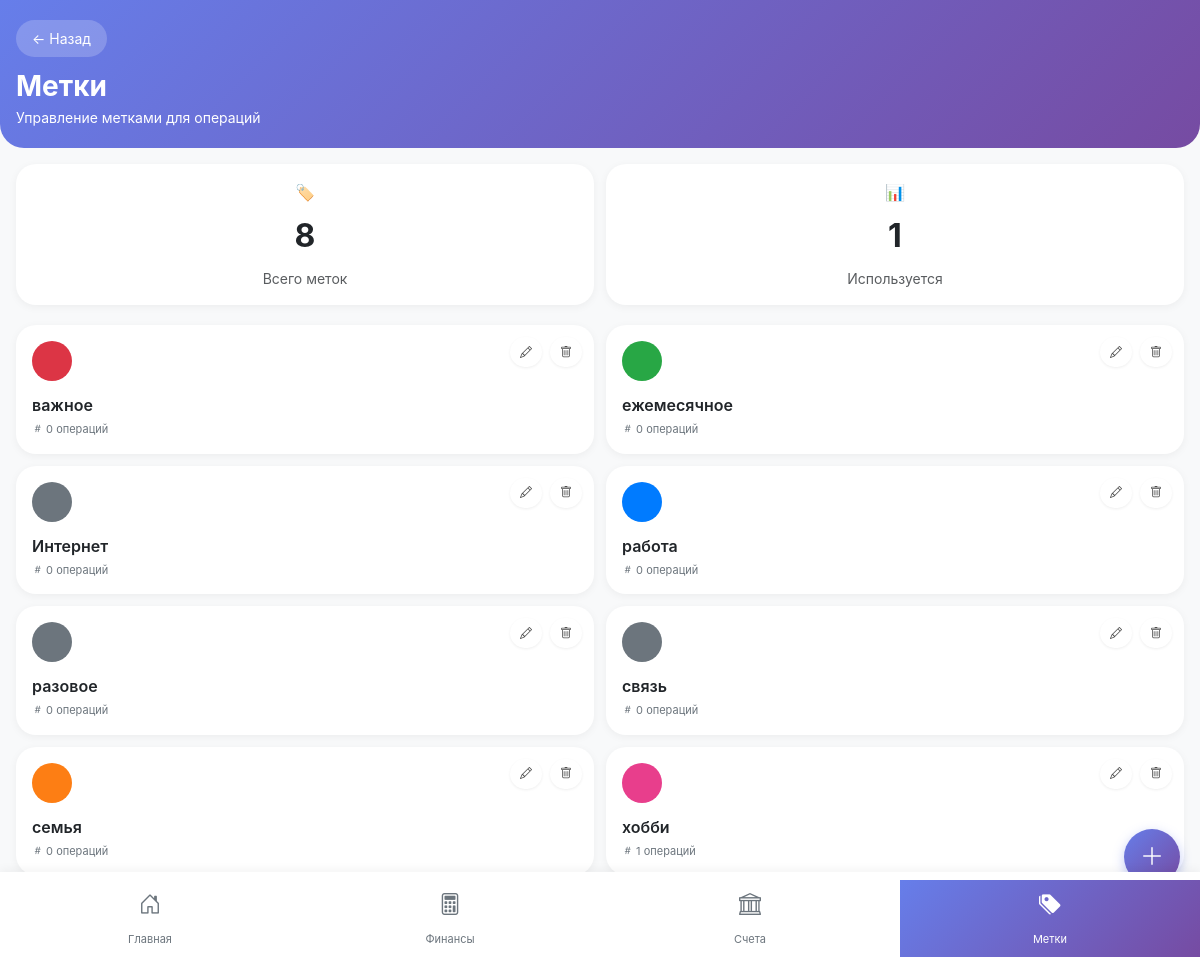
The app's page /modules/tags.php (signed in), older data.
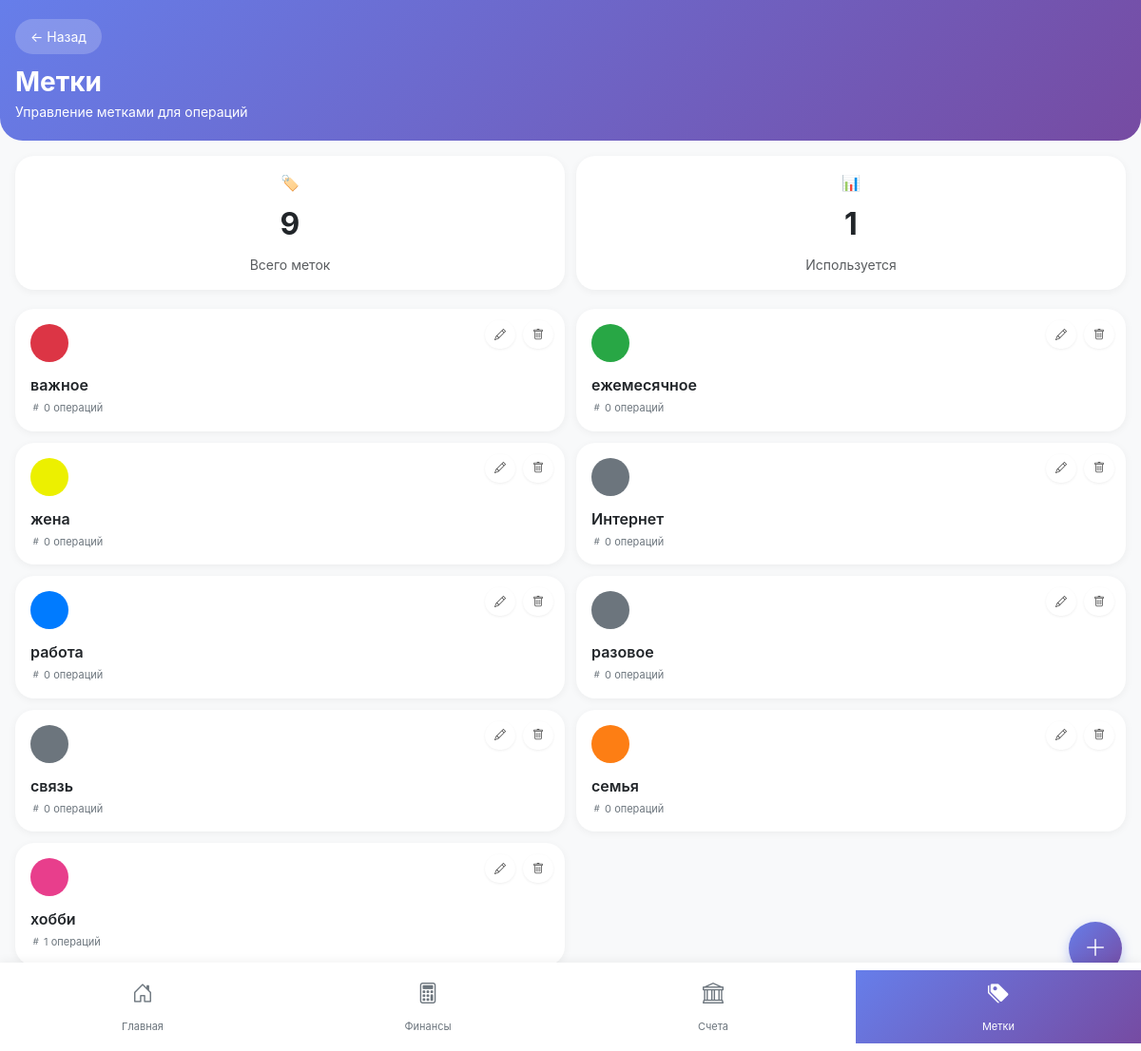
The same page, newer data.
### tables this page shows
CREATE TABLE `tags` (
  `id` int(11) NOT NULL,
  `user_id` int(11) NOT NULL,
  `name` varchar(50) NOT NULL,
  `color` varchar(7) DEFAULT '#6c757d',
  `created_at` timestamp NOT NULL DEFAULT current_timestamp(),
  `updated_at` timestamp NOT NULL DEFAULT current_timestamp() ON UPDATE current_timestamp()
);

### modules/tags.php (the view, shortened to what this page needs)
<?php
require_once '../config/database.php';
$user_id = $_SESSION['user_id'];
$stmt = $pdo->prepare("SELECT * FROM tags WHERE user_id = ? ORDER BY name ASC");
$stmt->execute([$user_id]);
$tags = $stmt->fetchAll();
$tag_usage = [];
$stmt = $pdo->prepare("SELECT tags_text FROM transactions WHERE user_id = ?");
$stmt->execute([$user_id]);
$transactions = $stmt->fetchAll();
foreach ($transactions as $t) {
    if (!empty($t['tags_text'])) {
        $tags_list = explode(';', $t['tags_text']);
        foreach ($tags_list as $tag_name) {
            $tag_name = trim($tag_name);
            if (!empty($tag_name)) {
                $tag_usage[$tag_name] = ($tag_usage[$tag_name] ?? 0) + 1;
            }
        }
    }
}
?>
<!DOCTYPE html>
<html lang="ru">
<head>
    <link href="https://cdn.jsdelivr.net/npm/bootstrap@5.3.0/dist/css/bootstrap.min.css" rel="stylesheet">
    <link rel="stylesheet" href="https://cdn.jsdelivr.net/npm/bootstrap-icons@1.11.1/font/bootstrap-icons.css">
</head>
<body>
    <div class="mobile-header">
        <div class="d-flex justify-content-between align-items-center">
            <a href="../dashboard.php" class="back-button">← Назад</a>
        </div>
        <div class="page-title fs-3 fw-bold mt-2">Метки</div>
        <div class="small">Управление метками для операций</div>
    </div>
    <div class="stats-grid">
        <div class="stat-card">
            <div>🏷️</div>
            <div class="stat-value"><?php echo count($tags); ?></div>
            <div class="small text-muted">Всего меток</div>
        </div>
        <div class="stat-card">
            <div>📊</div>
            <div class="stat-value"><?php echo count($tag_usage); ?></div>
            <div class="small text-muted">Используется</div>
        </div>
    </div>
    <div class="tags-grid">
        <?php if (count($tags) > 0): ?>
            <?php foreach ($tags as $tag): ?>
                <div class="tag-card" data-id="<?php echo $tag['id']; ?>" data-name="<?php echo htmlspecialchars($tag['name']); ?>" data-color="<?php echo $tag['color']; ?>">
                    <div class="tag-color" style="background-color: <?php echo $tag['color']; ?>;"></div>
                    <div class="tag-name"><?php echo htmlspecialchars($tag['name']); ?></div>
                    <div class="tag-usage">
                        <i class="bi bi-hash"></i> <?php echo $tag_usage[$tag['name']] ?? 0; ?> операций
                    </div>
                    <div class="tag-actions">
                        <button class="edit-tag" data-id="<?php echo $tag['id']; ?>" data-name="<?php echo htmlspecialchars($tag['name']); ?>" data-color="<?php echo $tag['color']; ?>">
                            <i class="bi bi-pencil"></i>
                        </button>
                        <button class="delete-tag" data-id="<?php echo $tag['id']; ?>" data-name="<?php echo htmlspecialchars($tag['name']); ?>">
                            <i class="bi bi-trash"></i>
                        </button>
                    </div>
                </div>
            <?php endforeach; ?>
        <?php endif; ?>
    </div>
    <div class="fab" id="addTagBtn"><i class="bi bi-plus-lg"></i></div>
    <div class="mobile-nav">
        <div class="row g-0">
            <div class="col-3"><a href="../dashboard.php" class="nav-item"><i class="bi bi-house-door"></i><span>Главная</span></a></div>
            <div class="col-3"><a href="finances.php" class="nav-item"><i class="bi bi-calculator"></i><span>Финансы</span></a></div>
            <div class="col-3"><a href="accounts.php" class="nav-item"><i class="bi bi-bank"></i><span>Счета</span></a></div>
            <div class="col-3"><a href="tags.php" class="nav-item active"><i class="bi bi-tags-fill"></i><span>Метки</span></a></div>
        </div>
    </div>
</body>
</html>

### modules/tags.php (style rules this page uses)
* { -webkit-tap-highlight-color: transparent; }
body { background: #f8f9fa; font-family: -apple-system, BlinkMacSystemFont, "Segoe UI", Roboto, sans-serif; padding-bottom: 70px; }
.mobile-header { background: linear-gradient(135deg, #667eea 0%, #764ba2 100%); color: white; padding: 20px 16px; border-radius: 0 0 24px 24px; margin-bottom: 16px; }
.back-button { background: rgba(255,255,255,0.2); border-radius: 30px; padding: 8px 16px; color: white; text-decoration: none; font-size: 14px; display: inline-block; }
.stats-grid { display: grid; grid-template-columns: repeat(2, 1fr); gap: 12px; padding: 0 16px; margin-bottom: 20px; }
.stat-card { background: white; border-radius: 20px; padding: 16px; text-align: center; box-shadow: 0 2px 8px rgba(0,0,0,0.05); }
.stat-value { font-size: 32px; font-weight: bold; margin: 8px 0; }
.tags-grid { display: grid; grid-template-columns: repeat(2, 1fr); gap: 12px; padding: 0 16px; margin-bottom: 20px; }
.tag-card { background: white; border-radius: 20px; padding: 16px; box-shadow: 0 2px 8px rgba(0,0,0,0.05); cursor: pointer; transition: all 0.2s; position: relative; overflow: hidden; }
.tag-color { width: 40px; height: 40px; border-radius: 20px; margin-bottom: 12px; }
.tag-name { font-size: 16px; font-weight: 600; margin-bottom: 4px; word-break: break-word; }
.tag-usage { font-size: 11px; color: #6c757d; }
.tag-actions { position: absolute; top: 12px; right: 12px; display: flex; gap: 8px; opacity: 0.7; }
.tag-actions button { background: white; border: none; border-radius: 20px; padding: 6px 10px; font-size: 12px; box-shadow: 0 1px 3px rgba(0,0,0,0.1); }
.fab { position: fixed; bottom: 80px; right: 20px; background: linear-gradient(135deg, #667eea 0%, #764ba2 100%); width: 56px; height: 56px; border-radius: 28px; display: flex; align-items: center; justify-content: center; box-shadow: 0 4px 12px rgba(102,126,234,0.4); cursor: pointer; z-index: 1000; }
.fab i { font-size: 24px; color: white; }
.mobile-nav { position: fixed; bottom: 0; left: 0; right: 0; background: white; box-shadow: 0 -2px 10px rgba(0,0,0,0.05); padding: 8px 0; z-index: 1000; }
.mobile-nav .nav-item { text-align: center; padding: 8px 0; color: #6c757d; text-decoration: none; display: block; }
.mobile-nav .nav-item.active { background: linear-gradient(135deg, #667eea 0%, #764ba2 100%); color: white; }
.mobile-nav .nav-item i { font-size: 22px; display: block; margin-bottom: 4px; }
.mobile-nav .nav-item span { font-size: 11px; }

Row changes from the older to the newer data that the page shows:
added tags: name "жена", name "0"
Text that changed along with them:
count($tags): "8" → "9"
